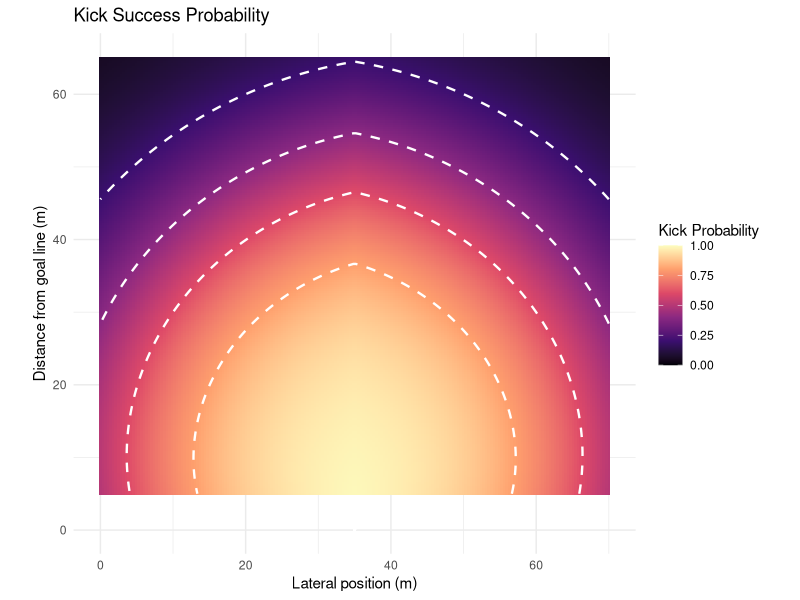

Here is the R script that generated this plot: (Note: this script raises an error after producing the figure.)
# run from project root; standalone (loads GAM from data/)
library(mgcv)
library(tidyverse)
library(tidyr)
library(dplyr)
library(ggplot2)

###############################
### KICKING EXPECTED POINTS ###
###############################

# Load in Penalty Estimated Success Prob

kick_data <- read.csv("data/Goal kicking data.csv")

# Defining Variables

# X1.Metres = distance from left touchline
# Y1.Metres = distance from kicker's team goalline

# Renaming to x and y

kick_data <- kick_data %>%
  rename(x = X1.Metres) %>%
  mutate(
    y = 100 - Y1.Metres
  )

# Filtering for penalty kicks
  
kick_data <- kick_data %>%
  filter(Type == 2)

# Defining makes or misses
kick_data <- kick_data %>%
  mutate(make = ifelse(Quality == 1, 1, 0))

# Filtering for columns that I need

kick_data_small <- kick_data %>%
  select(x, y, make, Distance, PlayerID)

# Computing angle of each kick

kick_data_small <- kick_data_small %>%
  mutate(
    angle = atan2(abs(x - 35), y) * (180 / pi)
  )

# Simple Model

model <- glm(make ~ angle + Distance, 
             family = binomial(link = "logit"), 
             data = kick_data_small)

summary(model)

# Confidence intervals for coefficients
confint(model)

# Predicted probabilities with uncertainty
pred <- predict(model, type = "response", se.fit = TRUE)
kick_data$fitted_prob <- pred$fit
kick_data$lower <- pred$fit - 1.96 * pred$se.fit
kick_data$upper <- pred$fit + 1.96 * pred$se.fit


# Grid of x and y values
grid <- expand.grid(
  x = seq(0, 70, length.out = 200),
  y = seq(5, 65, length.out = 200)
)

# Compute angle and distance to posts (x=35, y=0)
grid <- grid %>%
  mutate(
    angle = atan2(abs(x - 35), y) * (180 / pi),
    Distance = sqrt((x - 35)^2 + y^2)
  )

# Predict probabilities
grid$prob <- predict(model, newdata = grid, type = "response")

# Turn into Expected Points
grid$expected_points <- 3*grid$prob

# Contour thresholds
thresholds <- c(0.2, 0.4, 0.6, 0.8)

# Plot
kick_prob_plot <- ggplot(grid, aes(x = x, y = y, fill = prob)) +
  geom_tile() +
  geom_contour(aes(z = prob),
               breaks = thresholds,
               color = "white",
               linewidth = 0.8,
               linetype = "dashed") +
  scale_fill_viridis_c(option = "magma", name = "Kick Probability",
                       limits = c(0, 1)) +
  geom_point(aes(x = 35, y = 0), color = "white", size = 3, shape = 4) +
  coord_fixed() +
  labs(
    title = "Kick Success Probability",
    x = "Lateral position (m)",
    y = "Distance from goal line (m)"
  ) +
  theme_minimal()

kick_prob_plot

ggsave("plots/kick_prob_plot.png", multi_ep_plot,
       width = 10, height = 8, dpi = 300)

# Showing confidence interval

# Cross section: straight in front of posts (x = 35), vary distance
cross_section <- data.frame(
  y = seq(5, 65, length.out = 200),
  x = 35
) %>%
  mutate(
    angle = atan2(abs(x - 35), y) * (180 / pi),
    Distance = sqrt((x - 35)^2 + y^2)
  )

# Predict with standard errors (on log-odds scale, then transform)
pred <- predict(model, newdata = cross_section, type = "link", se.fit = TRUE)

cross_section <- cross_section %>%
  mutate(
    fit_logit = pred$fit,
    se = pred$se.fit,
    prob = plogis(fit_logit),
    lower = plogis(fit_logit - 1.96 * se),
    upper = plogis(fit_logit + 1.96 * se)
  )

# Plot
ggplot(cross_section, aes(x = y)) +
  geom_ribbon(aes(ymin = lower, ymax = upper), fill = "steelblue", alpha = 0.3) +
  geom_line(aes(y = prob), color = "steelblue", linewidth = 1) +
  labs(
    title = "Kick Success Probability — Straight in Front (x = 35)",
    x = "Distance from goal line (m)",
    y = "Probability of success"
  ) +
  scale_y_continuous(limits = c(0, 1)) +
  theme_minimal()
